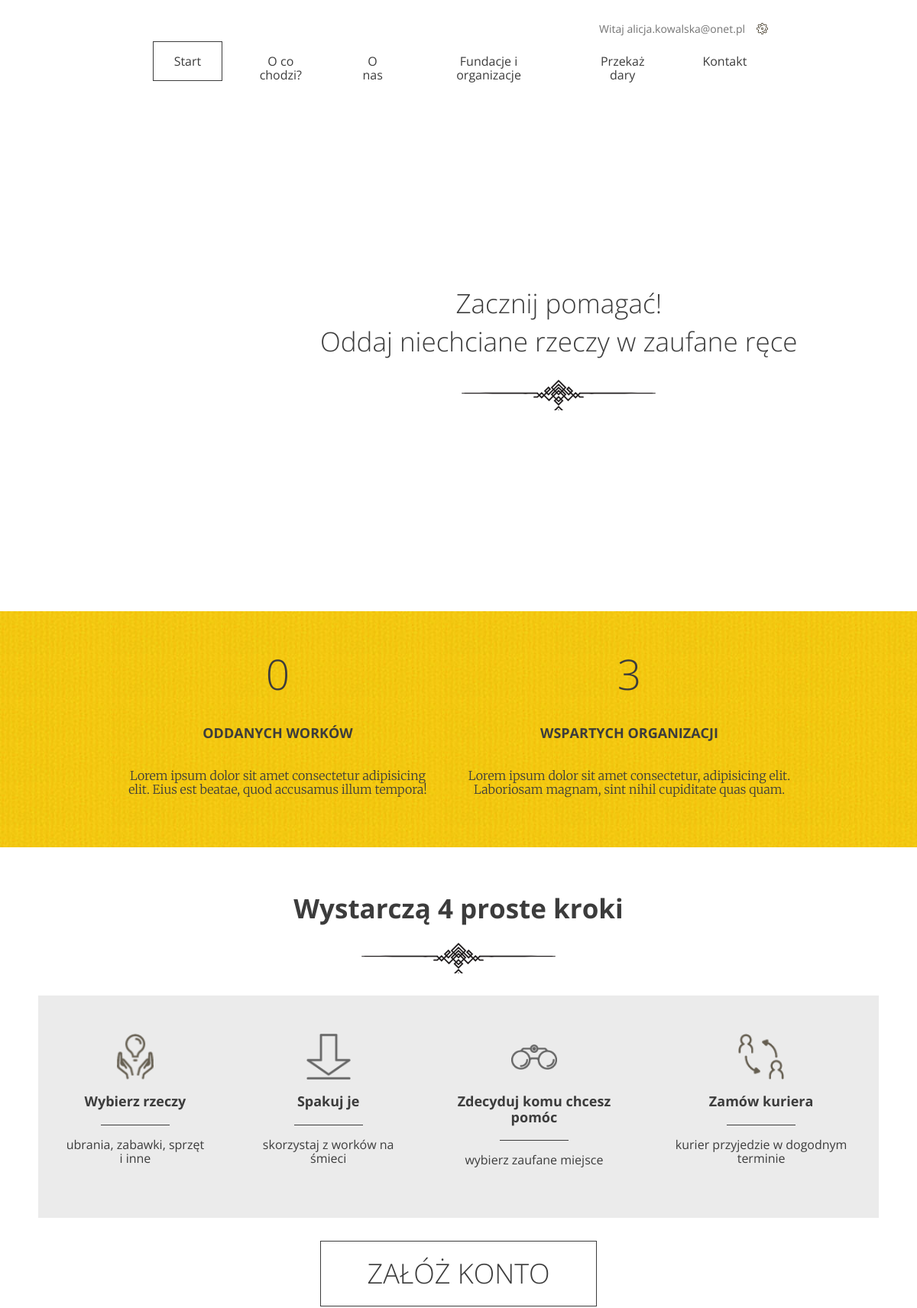
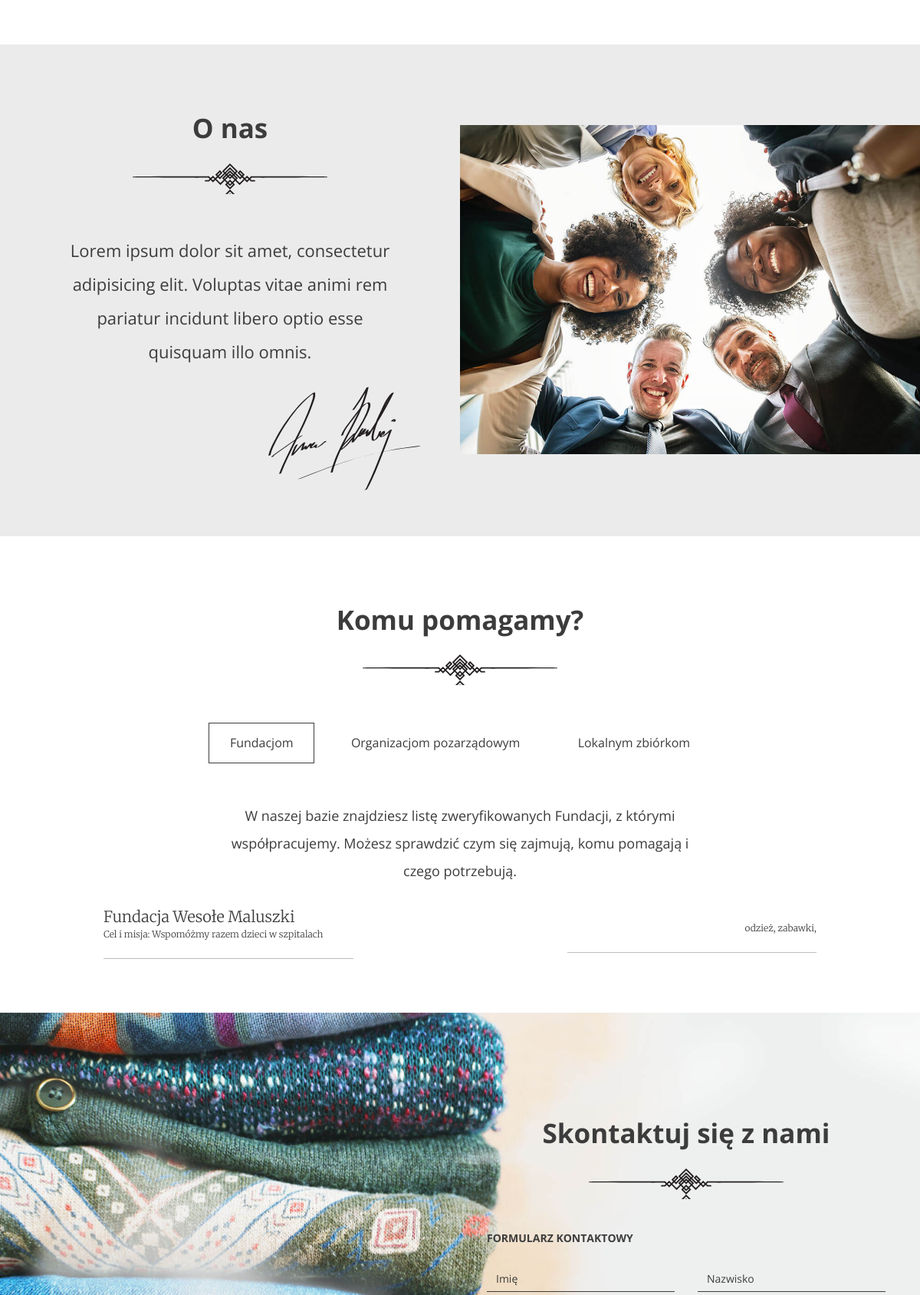
The app's page /index/ (signed in, upper part) with its own data (2 pictures, top to bottom).
### accounts/models.py (models this page shows)
class CustomUser(AbstractBaseUser, PermissionsMixin):
    first_name = models.CharField(max_length=64, verbose_name='Imię')
    surname = models.CharField(max_length=64, verbose_name='Nazwisko')
    email = models.EmailField(max_length=64, unique=True, verbose_name='Email')
    password = models.CharField(max_length=64, verbose_name='Hasło')
    password_2 = models.CharField(max_length=64, verbose_name='Powtórz hasło')
    is_staff = models.BooleanField(default=False)
    is_active = models.BooleanField(default=True)
    is_superuser = models.BooleanField(default=False)
    date_joined = models.DateTimeField(default=timezone.now)
    USERNAME_FIELD = 'email'
    REQUIRED_FIELDS = []
    objects = CustomUserManager()
    def __str__(self):
        return self.email

### main_app/models.py (models this page shows, shortened)
class Institution(models.Model):
    name = models.CharField(max_length=64)
    description = models.TextField()
    type = models.IntegerField(choices=types, default=0)
    categories = models.ManyToManyField(Category)
    class Meta:
        ordering = ('name',)

class Category(models.Model):
    name = models.CharField(max_length=64)

### main_app/views.py (the view)
# urls.py: path('index/', LandingPage.as_view(), name='LandingPage' ),
class LandingPage(View):
    def get(self,request):
        user = request.user
        donations = Donation.objects.all()
        bags_count = 0
        for donation in donations:
            bags_count += donation.quantity
        organizations_count = Institution.objects.count()
        foundations = Institution.objects.filter(type=0)
        ngos = Institution.objects.filter(type=1)
        foundraisings = Institution.objects.filter(type=2)
        context = {'bags_count':bags_count,
                   'organizations_count':organizations_count,
                   'foundations':foundations,
                   'ngos':ngos,
                   'foundraisings':foundraisings,
                   'user':user,
                   }
        return render(request, 'main_app/index.html', context)

### main_app/templates/main_app/index.html (shortened to what this page needs)
{%  extends 'base.html' %}
{% load static %}
{% block content %}
    <header class="header--main-page">
      <nav class="container container--70">
      {% if user.is_authenticated %}
          <ul class="nav--actions">
          <li class="logged-user">
            Witaj {{ user }}
          </li>
        </ul>
      {% else %}
        <ul class="nav--actions">
          <li><a href="/login/" class="btn btn--small btn--without-border">Zaloguj</a></li>
          <li><a href="/register/" class="btn btn--small btn--highlighted">Załóż konto</a></li>
        </ul>
      {% endif %}
        <ul>
          <li><a href="" class="btn btn--without-border active">Start</a></li>
          <li><a href="#steps" class="btn btn--without-border">O co chodzi?</a></li>
          <li><a href="#about-us" class="btn btn--without-border">O nas</a></li>
          <li><a href="#help" class="btn btn--without-border">Fundacje i organizacje</a></li>
          <li><a href="/share/#important" class="btn btn--without-border">Przekaż dary</a></li>
          <li><a href="#contact" class="btn btn--without-border">Kontakt</a></li>
        </ul>
      </nav>
      <div class="slogan container container--90">
        <div class="slogan--item">
          <h1>
            Zacznij pomagać!<br />
            Oddaj niechciane rzeczy w zaufane ręce
          </h1>
        </div>
      </div>
    </header>
    <section id="stats" class="stats">
      <div class="container container--85">
        <div class="stats--item">
          <em>{{ bags_count }}</em>
          <h3>Oddanych worków</h3>
          <p>Lorem ipsum dolor sit amet consectetur adipisicing elit. Eius est beatae, quod accusamus illum tempora!</p>
        </div>
        <div class="stats--item">
          <em>{{ organizations_count }}</em>
          <h3>Wspartych organizacji</h3>
          <p>Lorem ipsum dolor sit amet consectetur, adipisicing elit. Laboriosam magnam, sint nihil cupiditate quas quam.</p>
        </div>
      </div>
    </section>
    <section id="steps" class="steps">
      <h2>Wystarczą 4 proste kroki</h2>
      <div class="steps--container">
        <div class="steps--item">
          <span class="icon icon--hands"></span>
          <h3>Wybierz rzeczy</h3>
          <p>ubrania, zabawki, sprzęt i inne</p>
        </div>
        <div class="steps--item">
          <span class="icon icon--arrow"></span>
          <h3>Spakuj je</h3>
          <p>skorzystaj z worków na śmieci</p>
        </div>
        <div class="steps--item">
          <span class="icon icon--glasses"></span>
          <h3>Zdecyduj komu chcesz pomóc</h3>
          <p>wybierz zaufane miejsce</p>
        </div>
        <div class="steps--item">
          <span class="icon icon--courier"></span>
          <h3>Zamów kuriera</h3>
          <p>kurier przyjedzie w dogodnym terminie</p>
        </div>
      </div>
      <a href="/register/" class="btn btn--large">Załóż konto</a>
    </section>
    <section id="about-us" class="about-us">
      <div class="about-us--text">
        <h2>O nas</h2>
        <p>Lorem ipsum dolor sit amet, consectetur adipisicing elit. Voluptas vitae animi rem pariatur incidunt libero optio esse quisquam illo omnis.</p>
        <img src="/static/images/signature.svg" class="about-us--text-signature" alt="Signature" />
      </div>
      <div class="about-us--image"><img src="/static/images/about-us.jpg" alt="People in circle" /></div>
    </section>
     <section id="help" class="help">
      <h2>Komu pomagamy?</h2>
      <ul class="help--buttons">
        <li data-id="1"><a href="#" class="btn btn--without-border active">Fundacjom</a></li>
        <li data-id="2"><a href="#" class="btn btn--without-border">Organizacjom pozarządowym</a></li>
        <li data-id="3"><a href="#" class="btn btn--without-border">Lokalnym zbiórkom</a></li>
      </ul>
      <div class="help--slides active" data-id="1">
        <p>W naszej bazie znajdziesz listę zweryfikowanych Fundacji, z którymi współpracujemy. Możesz sprawdzić czym się zajmują, komu pomagają i czego potrzebują.</p>
        <ul class="help--slides-items">
            {%  for foundation in foundations %}
          <li>
            <div class="col">
              <div class="title">Fundacja {{ foundation.name }}</div>
              <div class="subtitle">Cel i misja: {{ foundation.description }}</div>
            </div>
            <div class="col"><div class="text">
                {% for category in foundation.categories.all %}
                {{ category.name}},
                {% endfor %}
                    </div></div>
          </li>
            {% endfor %}
      </div>
    </section>
{% endblock %}

### records on screen
CustomUser: email "alicja.kowalska@onet.pl"
Institution: name "Wesołe Maluszki", description "Wspomóżmy razem dzieci w szpitalach"
Category: name "odzież"
Category: name "zabawki"

### other values on screen
{{ bags_count }} "0"
{{ organizations_count }} "3"
